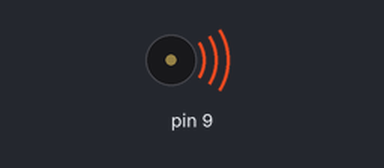
Simulated run of this sketch. Board: Arduino Uno, built for the host (arithmetic inside an expression is 32-bit, double 64-bit). Parts: buzzer (waves = sounding). Random numbers use the default seed unless the sketch sets one; what the sketch prints to the serial monitor is not drawn.

Above: at 1.2 s.
Timing chart, 0 to 4.1 s (numbered marks = the images above):
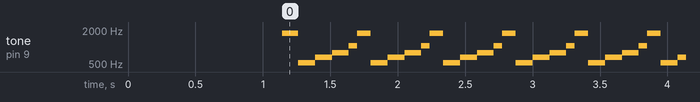

The sketch:

echoRotation.h.ino
```cpp
#include "CurieIMU.h"
#include "pitches.h"

// notes in the melody:
int melody[] = {
  NOTE_C5, NOTE_E5, NOTE_G5, NOTE_C6
};

// note durations: 4 = quarter note, 8 = eighth note, etc.:
int noteDurations[] = {
  4, 4, 4, 8
};


int pitch;
int maxPitch = 1047;
int minPitch = 65;

bool triggered = false;
float target_x = 120;
float target_y = 120;
float target_z = 120;// sound position
unsigned long target_spawn_time;
unsigned long reactionTime;

// IMU
float FS_SEL = 131;                                  // IMU gyro values to degrees/sec
unsigned long last_read_time;
float angle_x, angle_y, angle_z;                     // These are the result angles
float last_x_angle, last_y_angle, last_z_angle;      // These are the filtered angles
float lGXA, lGYA, lGZA;                              // Store the gyro angles to compare drift

// FUNCTIONS
//Math
//Convert radians to degrees
double rtod(double fradians) {
  return (fradians * 180.0 / PI);
}
#define runEvery(t) for (static long _lasttime;\
                         (uint16_t)((uint16_t)millis() - _lasttime) >= (t);\
                         _lasttime += (t))
void set_last_read_angle_data(unsigned long time, float x, float y, float z, float x_gyro, float y_gyro, float z_gyro) {
  last_read_time = time;
  last_x_angle = x; last_y_angle = y; last_z_angle = z;
  lGXA = x_gyro; lGYA = y_gyro; lGZA = z_gyro;
}

void setup() {
  target_spawn_time = millis();
  Serial.begin(9600);
  //while (!Serial);

  // init CurieIMU
  CurieIMU.begin();
  // use the code below to calibrate accel/gyro offset values
  Serial.println("Internal sensor offsets BEFORE calibration...");
  Serial.print(CurieIMU.getXAccelOffset());
  Serial.print("\t"); // -76
  Serial.print(CurieIMU.getYAccelOffset());
  Serial.print("\t"); // -235
  Serial.print(CurieIMU.getZAccelOffset());
  Serial.print("\t"); // 168
  Serial.print(CurieIMU.getXGyroOffset());
  Serial.print("\t"); // 0
  Serial.print(CurieIMU.getYGyroOffset());
  Serial.print("\t"); // 0
  Serial.println(CurieIMU.getZGyroOffset());
  Serial.println("About to calibrate. Make sure your board is stable and upright");
  delay(1000);
  // The board must be resting in a horizontal position for
  // the following calibration procedure to work correctly!
  Serial.print("Starting Gyroscope calibration...");
  CurieIMU.autoCalibrateGyroOffset();
  Serial.println(" Done");
  Serial.print("Starting Acceleration calibration...");
  CurieIMU.autoCalibrateXAccelOffset(0);
  CurieIMU.autoCalibrateYAccelOffset(0);
  CurieIMU.autoCalibrateZAccelOffset(1);
  Serial.println(" Done");
  Serial.println("Enabling Gyroscope/Acceleration offset compensation");
  CurieIMU.setGyroOffsetEnabled(true);
  CurieIMU.setAccelOffsetEnabled(true);

  set_last_read_angle_data(millis(), 0, 0, 0, 0, 0, 0);
}

void loop() {
  unsigned long t_now = millis();
  int ax = CurieIMU.getAccelerationX();
  int ay = CurieIMU.getAccelerationY();
  int az = CurieIMU.getAccelerationZ();
  int gx = CurieIMU.getRotationX();
  int gy = CurieIMU.getRotationY();
  int gz = CurieIMU.getRotationZ();


  // Convert gyro values to degrees/sec
  float gyro_x = gx / FS_SEL;
  float gyro_y = gy / FS_SEL;
  float gyro_z = gz / FS_SEL;

  // Compute the accel angles
  float accelX = rtod(atan(ay / sqrt( pow(ax, 2) + pow(az, 2))));
  float accelY = rtod(-1 * atan(ax / sqrt(pow(ay, 2) + pow(az, 2))));

  // Compute the (filtered) gyro angles
  float dt = (t_now - last_read_time) / 1000.0;
  float gyroX = gyro_x * dt + last_x_angle;
  float gyroY = gyro_y * dt + last_y_angle;
  float gyroZ = gyro_z * dt + last_z_angle;

  // Compute the drifting gyro angles
  float unfiltered_gyro_angle_x = gyro_x * dt + lGXA;
  float unfiltered_gyro_angle_y = gyro_y * dt + lGYA;
  float unfiltered_gyro_angle_z = gyro_z * dt + lGZA;

  // Apply the complementary filter to figure out the change in angle
  // Alpha depends on the sampling rate...
  float alpha = 0.96;
  angle_x = alpha * gyroX + (1.0 - alpha) * accelX;
  angle_y = alpha * gyroY + (1.0 - alpha) * accelY;
  angle_z = gyroZ;  //Accelerometer doesn't give z-angle

  // Update the saved data with the latest values
  set_last_read_angle_data(t_now, angle_x, angle_y, angle_z, unfiltered_gyro_angle_x, unfiltered_gyro_angle_y, unfiltered_gyro_angle_z);

  /*Serial.print("Y:" );
    Serial.print(angle_y);
    Serial.print("  \t Z:" );
    Serial.print(angle_z);
    Serial.print("  \t X:" );
    Serial.println(angle_x);
  */

  //calculates delta from target angles
  float dx = target_x - angle_x;
  float dy = target_y - angle_y;
  float delta = sqrt(pow(dx, 2) + pow(dy, 2));

  //maps deltas to chosen pitches
  pitch = map(constrain(delta, 75, 240), 240, 100, minPitch, maxPitch);
  Serial.println(pitch);

  tone(9, pitch);

  //calculates the time it takes to acheive find target
  reactionTime = millis() - target_spawn_time;

  //the longer it takes to find the maximum pitch, the less accurate you need to be (in order to speed up the demos)
  if (pitch > (maxPitch - ((int)reactionTime)/100) && !triggered)
  {
    triggered = true;

    //post reaction time
    Serial.print("reaction time: ");
    Serial.print(reactionTime / 1000);
    Serial.println("s");
    delay(100);

    //play reward sound
    for (int thisNote = 0; thisNote < 4; thisNote++) {

      // to calculate the note duration, take one second divided by the note type.
      //e.g. quarter note = 1000 / 4, eighth note = 1000/8, etc.
      int noteDuration = 1000 / noteDurations[thisNote];
      tone(9, melody[thisNote], noteDuration);

      // to distinguish the notes, set a minimum time between them.
      int pauseBetweenNotes = noteDuration * 0.50;
      delay(pauseBetweenNotes);
    }
    //generate new target
    moveTargets();
  }
}

void moveTargets() {
  target_x = random(50, 120);
  target_y = random(50, 120);
  target_z = 0;
  //set the timer to compare the reaction time to
  target_spawn_time = millis();
  reactionTime = 0;
  triggered = false;
}
```

pitches.h
```cpp
/*************************************************
 * Public Constants
 *************************************************/

#define NOTE_B0  31
#define NOTE_C1  33
#define NOTE_CS1 35
#define NOTE_D1  37
#define NOTE_DS1 39
#define NOTE_E1  41
#define NOTE_F1  44
#define NOTE_FS1 46
#define NOTE_G1  49
#define NOTE_GS1 52
#define NOTE_A1  55
#define NOTE_AS1 58
#define NOTE_B1  62
#define NOTE_C2  65
#define NOTE_CS2 69
#define NOTE_D2  73
#define NOTE_DS2 78
#define NOTE_E2  82
#define NOTE_F2  87
#define NOTE_FS2 93
#define NOTE_G2  98
#define NOTE_GS2 104
#define NOTE_A2  110
#define NOTE_AS2 117
#define NOTE_B2  123
#define NOTE_C3  131
#define NOTE_CS3 139
#define NOTE_D3  147
#define NOTE_DS3 156
#define NOTE_E3  165
#define NOTE_F3  175
#define NOTE_FS3 185
#define NOTE_G3  196
#define NOTE_GS3 208
#define NOTE_A3  220
#define NOTE_AS3 233
#define NOTE_B3  247
#define NOTE_C4  262
#define NOTE_CS4 277
#define NOTE_D4  294
#define NOTE_DS4 311
#define NOTE_E4  330
#define NOTE_F4  349
#define NOTE_FS4 370
#define NOTE_G4  392
#define NOTE_GS4 415
#define NOTE_A4  440
#define NOTE_AS4 466
#define NOTE_B4  494
#define NOTE_C5  523
#define NOTE_CS5 554
#define NOTE_D5  587
#define NOTE_DS5 622
#define NOTE_E5  659
#define NOTE_F5  698
#define NOTE_FS5 740
#define NOTE_G5  784
#define NOTE_GS5 831
#define NOTE_A5  880
#define NOTE_AS5 932
#define NOTE_B5  988
#define NOTE_C6  1047
#define NOTE_CS6 1109
#define NOTE_D6  1175
#define NOTE_DS6 1245
#define NOTE_E6  1319
#define NOTE_F6  1397
#define NOTE_FS6 1480
#define NOTE_G6  1568
#define NOTE_GS6 1661
#define NOTE_A6  1760
#define NOTE_AS6 1865
#define NOTE_B6  1976
#define NOTE_C7  2093
#define NOTE_CS7 2217
#define NOTE_D7  2349
#define NOTE_DS7 2489
#define NOTE_E7  2637
#define NOTE_F7  2794
#define NOTE_FS7 2960
#define NOTE_G7  3136
#define NOTE_GS7 3322
#define NOTE_A7  3520
#define NOTE_AS7 3729
#define NOTE_B7  3951
#define NOTE_C8  4186
#define NOTE_CS8 4435
#define NOTE_D8  4699
#define NOTE_DS8 4978
```

Measured:
- by itself, tone on pin 9: repeats every 0.54 s: 523 Hz 0.13 s, 659 Hz 0.13 s, 784 Hz 0.13 s, 1047 Hz 0.06 s, 1748 Hz 0.10 s
